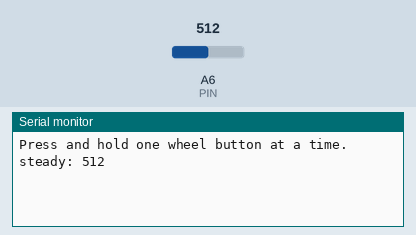
This sketch was run on a simulated Arduino Nano, built with avr-gcc and run on an emulated ATmega328P. On the bench: the last lines printed to the serial monitor. The inputs (shaded band) are chosen by the test bench; at power-on: A6 (PIN) = 512.

Above: at 1.2 s.
1.3 s: A6 (PIN) set to 1010
At 2.7 s:
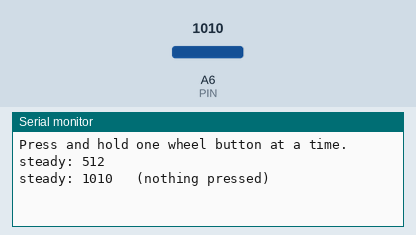
3.1 s: A6 (PIN) set to 1023
At 4.2 s:
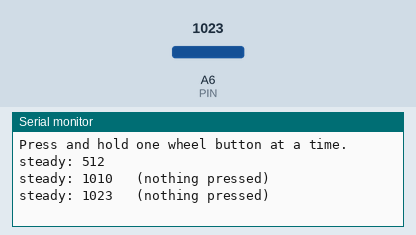

The sketch:

WheelCalibrate.ino
```cpp
// WheelCalibrate.ino - find the number each steering wheel button gives on the Nano's analog pin.
//
// Upload this on its own (it doesn't drive anything), open Serial Monitor at 115200, press and hold each
// button in turn. Write down the "steady" number for each, then in NanoT3Example set each button's window
// to roughly halfway to its neighbours. Example: buttons at 40, 240, 520 and idle at 1023 ->
// windows {0,140} {141,380} {381,770}.
//
// Pull-up: A6 and A7 have no internal pull-up, so fit a resistor from the pin to 5 V. If the wheel's
// resistors are unknown, start with 1 kOhm; if all buttons read close together, try 470 Ohm or 2.2 kOhm.
// If you use A0-A5 instead you can test with the internal pull-up (set USE_INTERNAL_PULLUP to true),
// but it's weak (about 35 kOhm) so a real resistor gives cleaner numbers.

const uint8_t PIN = A6;
const bool USE_INTERNAL_PULLUP = false;

void setup() {
  Serial.begin(115200);
  if (USE_INTERNAL_PULLUP) pinMode(PIN, INPUT_PULLUP);
  Serial.println(F("Press and hold one wheel button at a time."));
}

void loop() {
  static int last = -100, stable = 0;
  static unsigned long since = 0;
  int v = analogRead(PIN);
  if (abs(v - last) > 6) { last = v; since = millis(); stable = 0; }
  else if (!stable && millis() - since > 300) {
    stable = 1;
    Serial.print(F("steady: ")); Serial.print(v);
    Serial.println(v > 1000 ? F("   (nothing pressed)") : F(""));
  }
  delay(5);
}
```

Measured:
- after the input at 1.3 s, the serial monitor: prints a new line after 0.30 s (image 1)
- after the input at 3.1 s, the serial monitor: prints a new line after 0.30 s (image 2)
